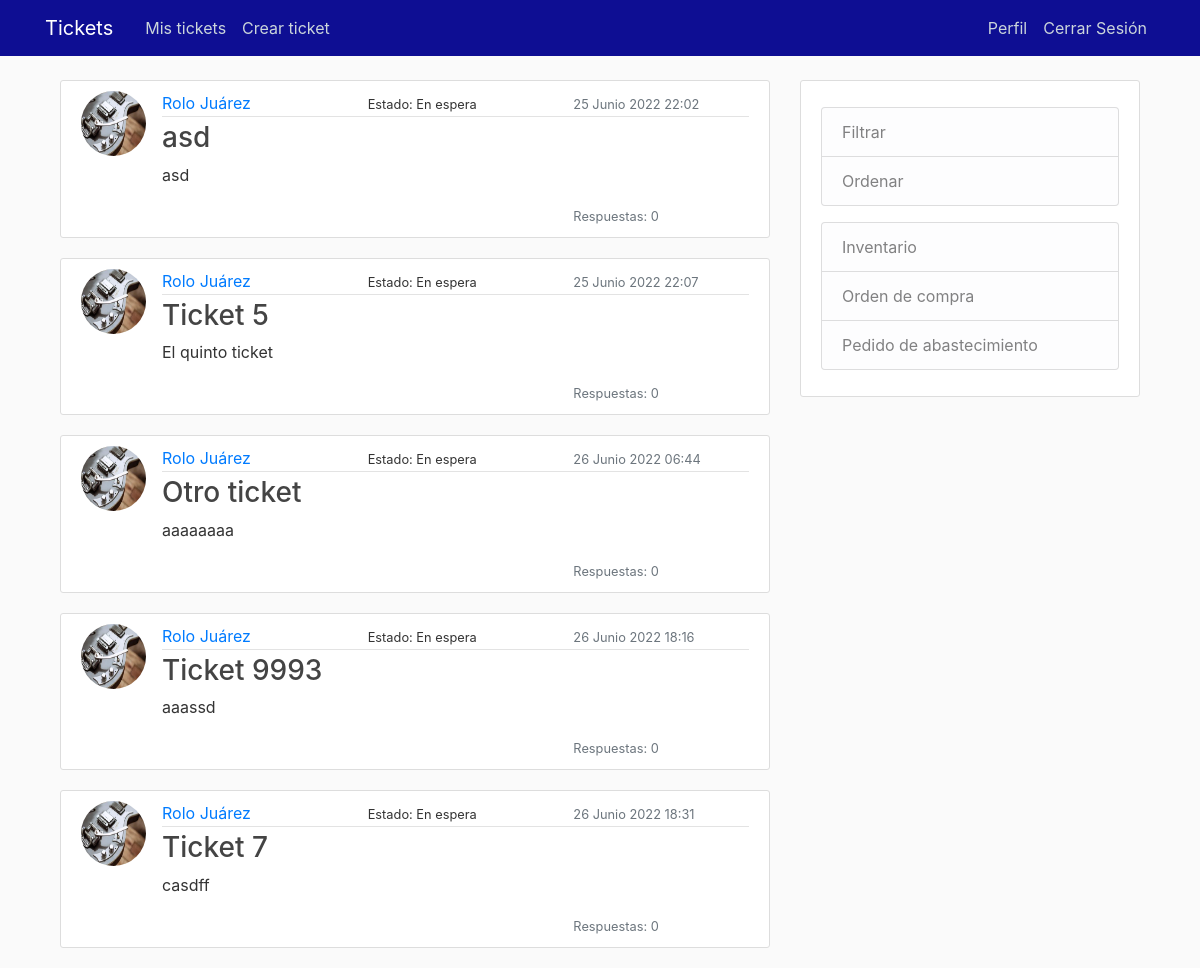
/mis-tickets/ (signed in), run on the app's committed database.
### bandeja/models.py (models this page shows, shortened)
class Ticket(models.Model):
    titulo = models.CharField(max_length=100)
    descripcion = models.TextField(max_length=5000)
    fecha = models.DateTimeField(default=timezone.now)
    autor = models.ForeignKey(User, on_delete=models.RESTRICT)

### usuarios/models.py (models this page shows, shortened)
class Perfil(models.Model):
    usuario = models.OneToOneField(User, on_delete=models.CASCADE)
    imagen = models.ImageField(default='perfil-default.jpg', upload_to='fotos-perfil')
    legajo = models.IntegerField(blank=True, null=True)
    telefono = models.IntegerField(blank=True, null=True)

### bandeja/views.py (the view)
# urls.py: path('mis-tickets/', views.mis_tickets, name="mis-tickets"),
def mis_tickets(request):
    context = {
        'tickets': Ticket.objects.all()
    }
    return render(request, 'bandeja/mis-tickets.html', context)

### bandeja/templates/bandeja/mis-tickets.html
{% extends "bandeja/base.html" %}
{% block content %}
    {% for ticket in tickets %}
        {% if ticket.autor == user %}
            <article class="media content-section">
                <img class="rounded-circle article-img" src="{{ ticket.autor.perfil.imagen.url }}" alt="">
                <div class="media-body">
                    <div class="article-metadata mr-auto">
                        <div class="row">
                            <div class="col-sm">
                                <a class="mr-2" href="#">{{ ticket.autor.first_name }} {{ ticket.autor.last_name }}</a>
                            </div>
                            <div class="col-sm">
                                <small>Estado: En espera</small>
                            </div>
                            <div class="col-sm">
                                <small class="text-muted">{{ ticket.fecha }}</small>
                            </div>
                        </div>
                    </div>
                    <h3><a class="article-title" href="{% url 'ticket-detail' ticket.id %}">{{ ticket.titulo }}</a></h3>
                    <p class="article-content">{{ ticket.descripcion }}</p>
                    <div class="row">
                        <div class="col-sm"></div>
                        <div class="col-sm"></div>
                        <div class="col-sm">
                            <small class="text-muted">Respuestas: 0</small>
                        </div>
                    </div>
                </div>
            </article>
        {% endif %}
    {% endfor %}
{% endblock content %}

### bandeja/static/gestion/main.css (style rules this page uses)
body { background: #fafafa; color: #333333; margin-top: 5rem; }
h1, h2, h3, h4, h5, h6 { color: #444444; }
.content-section { background: #ffffff; padding: 10px 20px; border: 1px solid #dddddd; border-radius: 3px; margin-bottom: 20px; }
.article-title { color: #444444; }
.article-content { white-space: pre-line; }
.article-img { height: 65px; width: 65px; margin-right: 16px; }
.article-metadata { padding-bottom: 1px; margin-bottom: 4px; border-bottom: 1px solid #e3e3e3 }

### data on the page
Ticket: autor.perfil.imagen (picture), autor.first_name "Rolo", autor.last_name "Juárez", fecha "25 Junio 2022 22:02", titulo "asd", descripcion "asd"
Ticket: autor.perfil.imagen (picture), autor.first_name "Rolo", autor.last_name "Juárez", fecha "25 Junio 2022 22:07", titulo "Ticket 5", descripcion "El quinto ticket"
Ticket: autor.perfil.imagen (picture), autor.first_name "Rolo", autor.last_name "Juárez", fecha "26 Junio 2022 06:44", titulo "Otro ticket", descripcion "aaaaaaaa"
Ticket: autor.perfil.imagen (picture), autor.first_name "Rolo", autor.last_name "Juárez", fecha "26 Junio 2022 18:16", titulo "Ticket 9993", descripcion "aaassd"
Ticket: autor.perfil.imagen (picture), autor.first_name "Rolo", autor.last_name "Juárez", fecha "26 Junio 2022 18:31", titulo "Ticket 7", descripcion "casdff"
